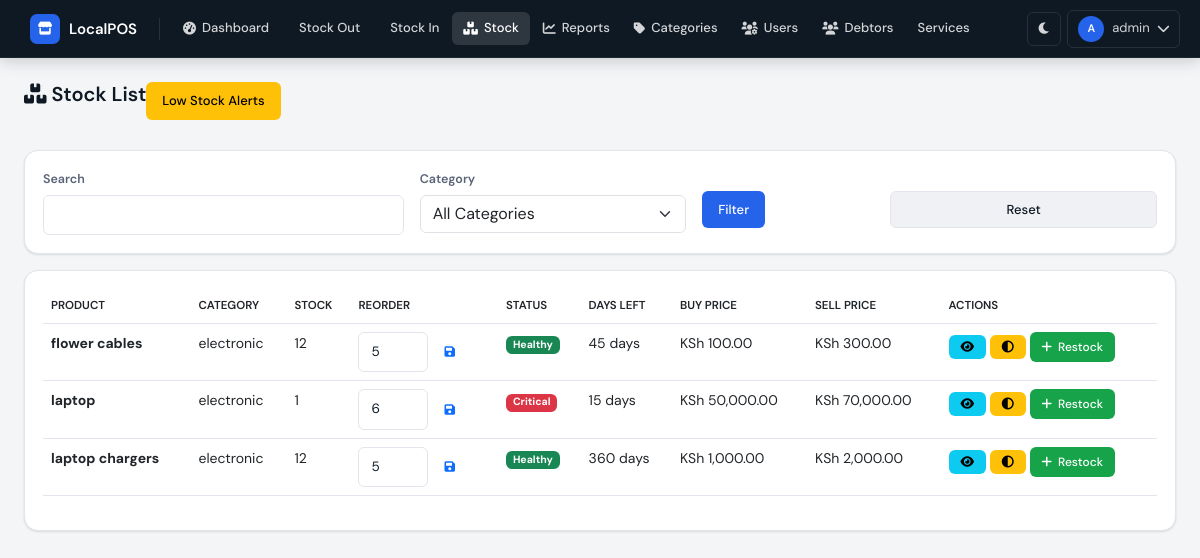
The page /stock/ (signed in) on the database as committed earlier.
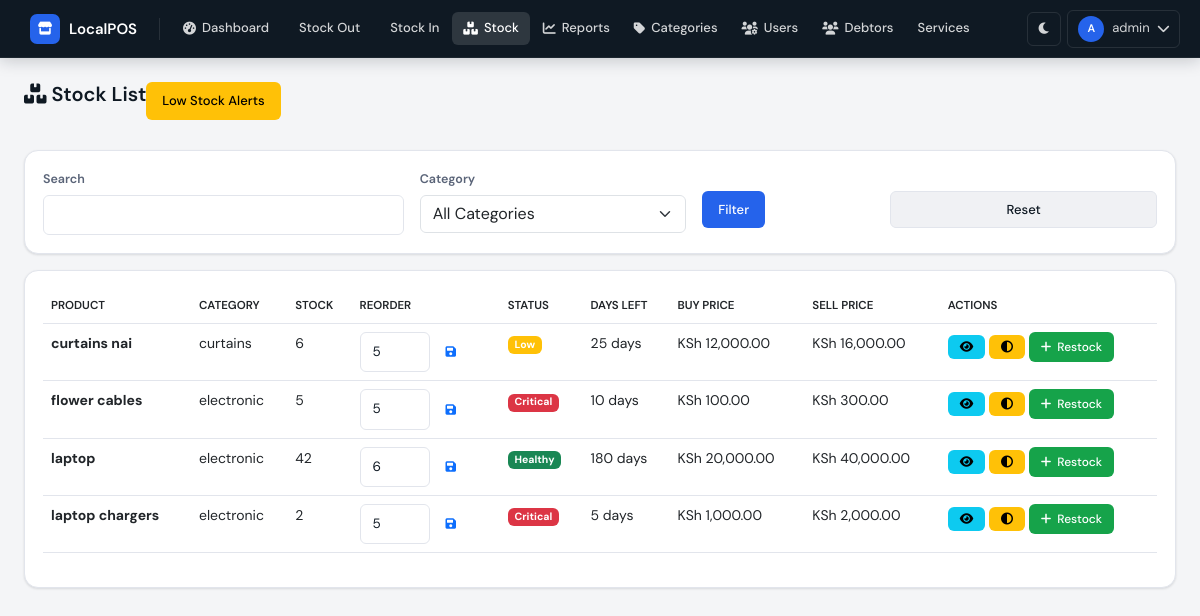
The same page on the database as committed later.
### database/models.py (models this page shows)
class User(UserMixin, db.Model):
    __tablename__ = 'users'
    id = db.Column(db.Integer, primary_key=True)
    username = db.Column(db.String(80), unique=True, nullable=False)
    password_hash = db.Column(db.String(200), nullable=False)
    full_name = db.Column(db.String(100), nullable=False)
    role = db.Column(db.String(20), default='worker')
    is_active = db.Column(db.Boolean, default=True)
    created_at = db.Column(db.DateTime, default=datetime.utcnow)
    last_login = db.Column(db.DateTime, nullable=True)
    stock_entries = db.relationship('StockEntry', backref='user', lazy=True)
    sales = db.relationship('Sale', backref='user', lazy=True)
    payments = db.relationship('Payment', backref='user', lazy=True)
    service_jobs = db.relationship('ServiceJob', backref='creator', lazy=True)
    service_history = db.relationship('ServiceHistory', backref='user', lazy=True)

class Product(db.Model):
    __tablename__ = 'products'
    id = db.Column(db.Integer, primary_key=True)
    name = db.Column(db.String(200), nullable=False)
    category_id = db.Column(db.Integer, db.ForeignKey('categories.id'), nullable=False)
    current_stock = db.Column(db.Integer, default=0)
    reorder_level = db.Column(db.Integer, default=5)
    buying_price = db.Column(db.Float, default=0.0)
    selling_price = db.Column(db.Float, default=0.0)
    unit_type = db.Column(db.String(50), default='piece')
    unit_conversion = db.Column(db.Integer, default=1)
    image_filename = db.Column(db.String(200), nullable=True)
    is_active = db.Column(db.Boolean, default=True)
    created_at = db.Column(db.DateTime, default=datetime.utcnow)
    updated_at = db.Column(db.DateTime, default=datetime.utcnow, onupdate=datetime.utcnow)
    variants = db.relationship('ProductVariant', backref='product', lazy=True)
    stock_entries = db.relationship('StockEntry', backref='product', lazy=True)
    sale_items = db.relationship('SaleItem', backref='product', lazy=True)

class Category(db.Model):
    __tablename__ = 'categories'
    id = db.Column(db.Integer, primary_key=True)
    name = db.Column(db.String(100), unique=True, nullable=False)
    description = db.Column(db.String(200))
    max_discount_percent = db.Column(db.Float, default=0.0)
    created_at = db.Column(db.DateTime, default=datetime.utcnow)
    products = db.relationship('Product', backref='category', lazy=True)

### routes/stock_management.py (the view)
@stock_bp.route('/')
@login_required
@role_required('owner', 'admin')
def stock_list():
    category_id = request.args.get('category', type=int)
    search = request.args.get('search', '')
    query = Product.query.filter_by(is_active=True)
    if category_id:
        query = query.filter_by(category_id=category_id)
    if search:
        query = query.filter(Product.name.ilike(f'%{search}%'))
    products = query.order_by(Product.name).all()
    categories = Category.query.all()
    for product in products:
        product.stock_status = get_stock_status(product)
        product.days_remaining = calculate_days_remaining(product)
    return render_template('stock_list.html', products=products, categories=categories, selected_category=category_id, search=search)

### app.py (called while the page is built)
@login_manager.user_loader
def load_user(user_id):
    return User.query.get(int(user_id))

@app.template_filter('format_currency')
def format_currency_filter(amount):
    if amount is None:
        return "KSh 0.00"
    try:
        return f"KSh {amount:,.2f}"
    except (TypeError, ValueError):
        return "KSh 0.00"

### routes/stock_management.py (called while the page is built)
def calculate_days_remaining(product):
    if product.current_stock <= 0:
        return 0
    thirty_days_ago = datetime.utcnow() - timedelta(days=30)
    avg_daily_sales = db.session.query(func.coalesce(func.sum(SaleItem.quantity) / 30.0, 0)).filter(
        SaleItem.product_id == product.id,
        SaleItem.sale.has(Sale.sale_date >= thirty_days_ago)
    ).scalar()
    if avg_daily_sales <= 0:
        return 999
    return int(product.current_stock / avg_daily_sales)

def get_stock_status(product):
    if product.current_stock <= 0:
        return {'status': 'out_of_stock', 'color': 'danger', 'text': 'Out of Stock'}
    elif product.current_stock <= product.reorder_level:
        return {'status': 'critical', 'color': 'danger', 'text': 'Critical'}
    elif product.current_stock <= product.reorder_level * 2:
        return {'status': 'low', 'color': 'warning', 'text': 'Low'}
    else:
        return {'status': 'healthy', 'color': 'success', 'text': 'Healthy'}

### utils/role_helpers.py (called while the page is built)
def role_required(*allowed_roles):
    def decorator(f):
        @wraps(f)
        def decorated_function(*args, **kwargs):
            if not current_user.is_authenticated:
                flash('Please log in to continue.', 'warning')
                return redirect(url_for('auth.login'))
            if current_user.role not in allowed_roles:
                flash('You do not have permission to access this page.', 'danger')
                return redirect(url_for('dashboard.dashboard_home'))
            return f(*args, **kwargs)
        return decorated_function
    return decorator

### templates/stock_list.html (shortened to what this page needs)
{% extends "base.html" %}
{% block content %}
<div class="page-header"><h1 class="page-title"><i class="fas fa-boxes"></i> Stock List <a href="{{ url_for('stock_management.low_stock') }}" class="btn btn-warning float-end">Low Stock Alerts</a></h1></div>
<div class="card mb-3"><div class="card-body"><form method="GET" class="row g-3"><div class="col-md-4"><label class="form-label">Search</label><input type="text" name="search" class="form-control" value="{{ search }}"></div><div class="col-md-3"><label class="form-label">Category</label><select name="category" class="form-select"><option value="">All Categories</option>{% for cat in categories %}<option value="{{ cat.id }}" {% if selected_category == cat.id %}selected{% endif %}>{{ cat.name }}</option>{% endfor %}</select></div><div class="col-md-2"><label>&nbsp;</label><button type="submit" class="btn btn-primary d-block">Filter</button></div><div class="col-md-3"><label>&nbsp;</label><a href="{{ url_for('stock_management.stock_list') }}" class="btn btn-secondary d-block">Reset</a></div></form></div></div>
<div class="card"><div class="card-body"><div class="table-wrapper"><table class="table"><thead><tr><th>Product</th><th>Category</th><th>Stock</th><th>Reorder</th><th>Status</th><th>Days Left</th><th>Buy Price</th><th>Sell Price</th><th>Actions</th></tr></thead><tbody>{% for p in products %}<tr><td><strong>{{ p.name }}</strong></td><td>{{ p.category.name }}</td><td>{{ p.current_stock }}</td><td><form method="POST" action="{{ url_for('stock_management.update_reorder_level', product_id=p.id) }}" class="d-flex"><input type="number" name="reorder_level" value="{{ p.reorder_level }}" class="form-control form-control-sm" style="width:70px;"><button type="submit" class="btn btn-sm btn-outline-primary ms-1"><i class="fas fa-save"></i></button></form></td><td><span class="badge bg-{{ p.stock_status.color }}">{{ p.stock_status.text }}</span></td><td>{% if p.days_remaining == 999 %}No sales{% elif p.days_remaining <= 0 %}Out of stock{% else %}{{ p.days_remaining }} days{% endif %}</td><td>{{ p.buying_price|format_currency }}</td><td>{{ p.selling_price|format_currency }}</td><td><a href="{{ url_for('stock_management.product_detail', product_id=p.id) }}" class="btn btn-sm btn-info"><i class="fas fa-eye"></i></a> <a href="{{ url_for('stock_management.adjust_stock', product_id=p.id) }}" class="btn btn-sm btn-warning"><i class="fas fa-adjust"></i></a> <a href="{{ url_for('stock_in.stock_in_page') }}" class="btn btn-sm btn-success"><i class="fas fa-plus"></i> Restock</a></td></tr>{% else %}<tr><td colspan="9" class="text-center">No products found</td></tr>{% endfor %}</tbody></table></div></div></div>
{% endblock %}

### templates/base.html (shortened to what this page needs)
<!DOCTYPE html>
<html lang="en" data-theme="light">
<head>
    <link rel="stylesheet" href="{{ url_for('static', filename='css/bootstrap.min.css') }}">
    <link rel="stylesheet" href="https://cdnjs.cloudflare.com/ajax/libs/font-awesome/6.0.0/css/all.min.css">
    <link rel="stylesheet" href="{{ url_for('static', filename='css/custom.css') }}">
</head>
<body>
{% if current_user.is_authenticated %}
<header class="topbar">
    <a class="topbar-brand" href="{{ url_for('dashboard.dashboard_home') }}"><span class="brand-icon"><i class="fas fa-store"></i></span>LocalPOS</a>
    <nav class="topbar-nav">
        <a class="nav-link-item" href="{{ url_for('dashboard.dashboard_home') }}"><i class="fas fa-gauge-high"></i> Dashboard</a>
        <a class="nav-link-item" href="{{ url_for('stock_out.stock_out_page') }}"> Stock Out</a>
        {% if current_user.role in ['owner', 'admin'] %}
        <a class="nav-link-item" href="{{ url_for('stock_in.stock_in_page') }}"> Stock In</a>
        <a class="nav-link-item" href="{{ url_for('stock_management.stock_list') }}"><i class="fas fa-boxes-stacked"></i> Stock</a>
        <a class="nav-link-item" href="{{ url_for('reports.reports_page') }}"><i class="fas fa-chart-line"></i> Reports</a>
        <a class="nav-link-item" href="{{ url_for('categories.manage_categories') }}"><i class="fas fa-tag"></i> Categories</a>
        <a class="nav-link-item" href="{{ url_for('users.list_users') }}"><i class="fas fa-users-gear"></i> Users</a>
        {% endif %}
        <a class="nav-link-item" href="{{ url_for('debtors.debtors_list') }}"><i class="fas fa-users"></i> Debtors</a>
        <a class="nav-link-item" href="{{ url_for('services.list_services') }}">Services</a>
    </nav>
    <div class="topbar-actions">
        <button class="theme-toggle" id="themeToggle"><i class="fas fa-moon" id="themeIcon"></i></button>
        <div class="dropdown-wrapper">
            <button class="user-btn" id="userMenuBtn"><span class="user-avatar">{{ current_user.username[0]|upper }}</span> {{ current_user.username }} <i class="fas fa-chevron-down"></i></button>
        </div>
    </div>
</header>
{% endif %}
<main class="page-wrapper">
    {% block content %}{% endblock %}
</main>
</body>
</html>

Rows that differ between the two databases and show on the page:
added Product: name "curtains nai", category.name "curtains", current_stock "6", reorder_level "5", stock_status.text "Low", days_remaining "25", buying_price "KSh 12,000.00", selling_price "KSh 16,000.00"
changed Product "flower cables": current_stock "12" → "5"; stock_status.text "Healthy" → "Critical"; days_remaining "45" → "10"
changed Product "laptop": current_stock "1" → "42"; stock_status.text "Critical" → "Healthy"; days_remaining "15" → "180"; buying_price "KSh 50,000.00" → "KSh 20,000.00"; selling_price "KSh 70,000.00" → "KSh 40,000.00"
changed Product "laptop chargers": current_stock "12" → "2"; stock_status.text "Healthy" → "Critical"; days_remaining "360" → "5"
